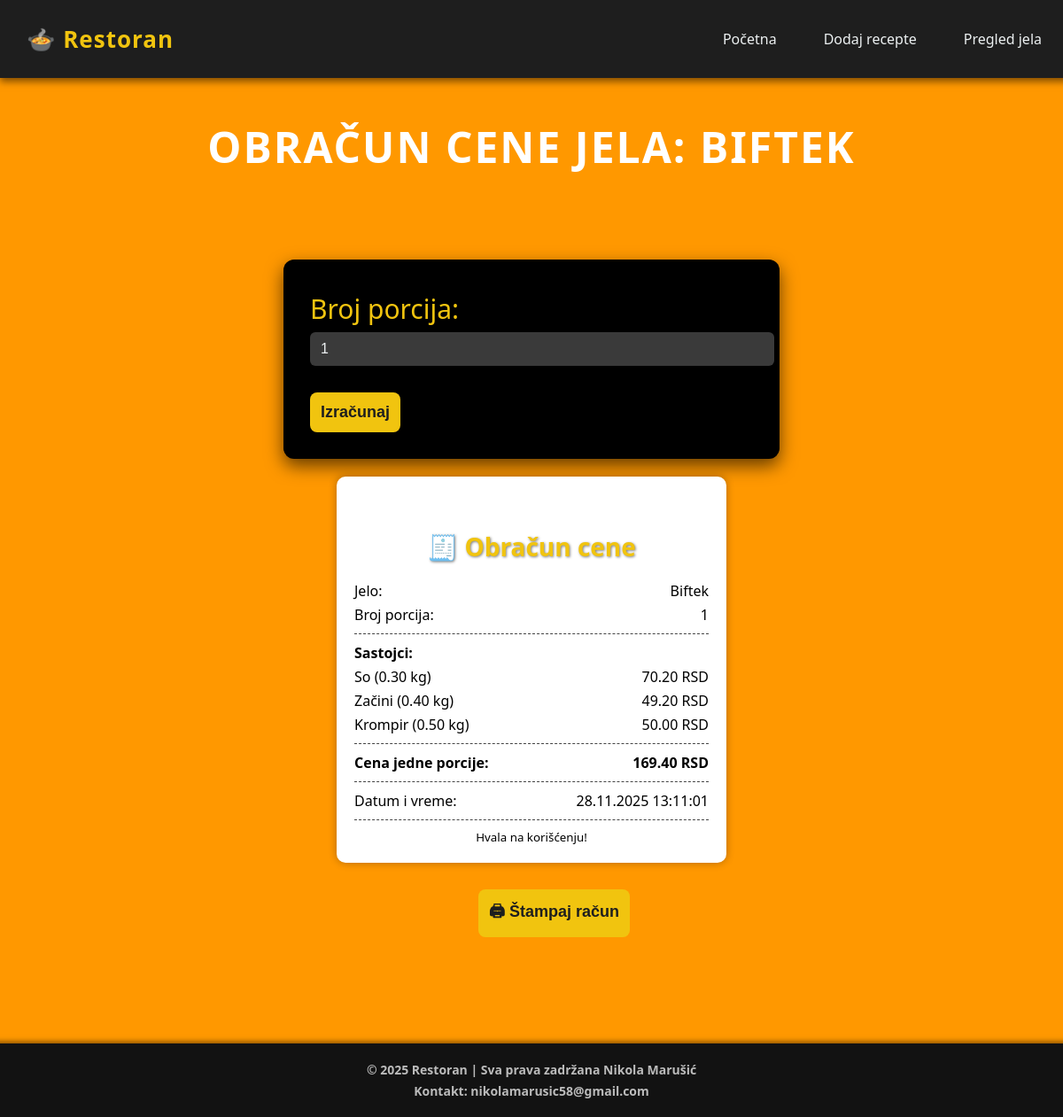
Page /stranice/obracun.php?id=3 on the committed database.
### tables this page shows
CREATE TABLE `jelo` (
  `id` int(11) NOT NULL,
  `naziv` varchar(100) NOT NULL,
  `opis` text DEFAULT NULL,
  `jedinica_mere` enum('porcija','kg','g','kom','l','ml') NOT NULL,
  `planirana_kolicina` decimal(10,2) NOT NULL
);

CREATE TABLE `receptura` (
  `id` int(11) NOT NULL,
  `jelo_id` int(11) NOT NULL,
  `artikal_id` int(11) NOT NULL,
  `jedinica` enum('kg','g','l','ml','kom') NOT NULL,
  `kolicina` decimal(10,2) NOT NULL,
  `cena` decimal(10,2) NOT NULL
);

CREATE TABLE `artikal` (
  `id` int(11) NOT NULL,
  `naziv` varchar(100) NOT NULL,
  `jedinica_mere` enum('kg','g','l','ml','kom') NOT NULL,
  `cena` decimal(10,2) NOT NULL
);

### stranice/obracun.php (the view, shortened to what this page needs)
<!DOCTYPE html>
<html lang="sr">
<head>
    <link rel="stylesheet" href="../css/style.css">
</head>
<body>
<nav class="navbar">
    <div class="logo">🍲 Restoran</div>
    <ul class="nav-links">
        <li><a href="../index.php">Početna</a></li>
        <li><a href="receptura.php">Dodaj recepte</a></li>
        <li><a href="pregled_i_izmena.php">Pregled jela</a></li>
    </ul>
</nav>
<?php
require_once "../baze/konekcija.php";
$jelo_id = $_GET['id'] ?? null;
$stmt = $conn->prepare("SELECT * FROM jelo WHERE id=?");
$stmt->bind_param("i", $jelo_id);
$stmt->execute();
$res_j = $stmt->get_result();
$jelo = $res_j->fetch_assoc();
$broj_por = $_POST['broj_por'] ?? 1;
$stmt2 = $conn->prepare("
    SELECT r.*, a.naziv as art_naziv
    FROM receptura r
    JOIN artikal a ON a.id=r.artikal_id
    WHERE r.jelo_id=?
");
$stmt2->bind_param("i", $jelo_id);
$stmt2->execute();
$res_s = $stmt2->get_result();
$sastojci = [];
$ukupan_trosak_po_por = 0;
while($row = $res_s->fetch_assoc()){
    $row['ukupan_po_por'] = $row['kolicina'] * $row['cena'];
    $sastojci[] = $row;
    $ukupan_trosak_po_por += $row['ukupan_po_por'];
}
$datum_vreme = date("d.m.Y H:i:s");
?>
<h1 class="main-title">Obračun cene jela: <?= htmlspecialchars($jelo['naziv']) ?></h1>
<form class="forma" method="POST" style="margin-bottom:20px;">
    <label>Broj porcija:</label>
    <input type="number" name="broj_por" value="<?= htmlspecialchars($broj_por) ?>" min="1">
    <button class="dugme" type="submit">Izračunaj</button>
</form>
<div id="receipt">
    <h2 style="text-align:center;">🧾 Obračun cene</h2>
    <div class="receipt-row">
        <span>Jelo:</span>
        <span><?= htmlspecialchars($jelo['naziv']) ?></span>
    </div>
    <div class="receipt-row">
        <span>Broj porcija:</span>
        <span><?= $broj_por ?></span>
    </div>
    <div class="line"></div>
    <div><strong>Sastojci:</strong></div>
    <?php foreach($sastojci as $s): ?>
        <div class="receipt-row">
            <span><?= htmlspecialchars($s['art_naziv']) ?> (<?= $s['kolicina'] ?> <?= $s['jedinica'] ?>)</span>
            <span><?= number_format($s['ukupan_po_por'],2) ?> RSD</span>
        </div>
    <?php endforeach; ?>
    <div class="line"></div>
    <div class="receipt-row">
        <strong>Cena jedne porcije:</strong>
        <strong><?= number_format($ukupan_trosak_po_por,2) ?> RSD</strong>
    </div>
    <div class="line"></div>
    <div class="receipt-row">
        <span>Datum i vreme:</span>
        <span><?= $datum_vreme ?></span>
    </div>
    <div class="line"></div>
    <small style="text-align:center; display:block;">Hvala na korišćenju!</small>
</div>
<div style="text-align:center; margin-top:30px;">
    <button id="racun" class="dugme" onclick="printReceipt()">🖨 Štampaj račun</button>
</div>
<footer class="footer">
    <div class="footer-content">
        <p>© 2025 Restoran | Sva prava zadržana Nikola Marušić</p>
        <p>Kontakt: nikolamarusic58@gmail.com</p>
    </div>
</footer>
</body>
</html>

### css/style.css (style rules this page uses)
.navbar { display: flex; justify-content: space-evenly; align-items: center; background-color: #1e1e1e; padding: 12px 30px; box-shadow: 0 4px 8px rgba(0,0,0,0.5); font-family: 'Segoe UI', Tahoma, Geneva, Verdana, sans-serif; position: fixed; top:0%; left: 0%; width: 100%; z-index: 1000; }
.navbar .logo { font-size: 26px; font-weight: bold; color: #f1c40f; letter-spacing: 1px; }
.navbar .nav-links { margin-left: auto; list-style: none; display: flex; gap: 25px; position: relative; right: 40px; }
.navbar .nav-links li a { text-decoration: none; color: #ecf0f1; font-weight: 500; padding: 8px 14px; border-radius: 6px; transition: background-color 0.3s, color 0.3s, transform 0.2s; }
.footer { background-color: #121212; color: #bbbbbb; padding: 15px 30px; text-align: center; font-family: 'Segoe UI', Tahoma, Geneva, Verdana, sans-serif; box-shadow: 0 -2px 6px rgba(0,0,0,0.5); margin: 0 !important; width: 100vw; position: relative; left: 50%; transform: translateX(-50%); }
html, body { margin: 0; padding: 0; }
.footer .footer-content p { margin: 5px 0; font-size: 14px; }
body { background-color: #ff9800;; padding-bottom: 80px; font-family: 'Segoe UI', Tahoma, Geneva, Verdana, sans-serif; margin: 0; padding: 0; overflow-x:hidden; }
h2 { text-align: center; margin: 40px 0 20px 0; font-size: 28px; color: #f1c40f; text-shadow: 1px 1px 3px rgba(0,0,0,0.5); }
.forma { max-width: 500px; margin: 200px auto 150px auto; background-color: #000000; padding: 30px; border-radius: 12px; box-shadow: 0 8px 20px rgba(0,0,0,0.6); transition: transform 0.3s ease, box-shadow 0.3s ease; }
label { display: block; margin-bottom: 6px; font-weight: 500; color: #f1c40f; transition: color 0.3s; font-size: 30px; }
input[type="text"], input[type="number"], textarea, select { width: 100%; padding: 10px 12px; margin-bottom: 20px; border-radius: 6px; border: none; outline: none; font-size: 16px; background-color: #3a3a3a; color: #ecf0f1; transition: background-color 0.3s, transform 0.2s; }
.dugme { display: block; padding: 12px; font-size: 18px; font-weight: bold; color: #1e1e1e; background-color: #f1c40f; border: none; border-radius: 8px; cursor: pointer; transition: background-color 0.3s, transform 0.2s, box-shadow 0.2s; }
ul, p { text-align: center; font-weight: 500; font-weight: bolder; }
ul li { margin: 5px 0; color: #ff0000; }
.main-title { font-size: clamp(36px, 5vw, 56px); font-weight: 900; color: #0a0a0a; line-height: 1.1; position: relative; top:100px; }
.main-title { font-size: 48px; color: #fff; text-align: center; margin-top: 40px; letter-spacing: 2px; text-transform: uppercase; display: flex; justify-content: center; align-items: center; gap: 15px; animation: fadeInDown 1s ease-out; }
.receipt-row { display: flex; justify-content: space-between; margin: 6px 0; }
#racun { margin-bottom: 10%; position: relative; left:45%; }
label { display:block; margin-top:5px; }
input, select { margin-bottom:2px; }
button { margin-top:10px; }
#receipt { max-width: 400px; margin: auto; background: #fff; padding: 20px; border-radius: 10px; box-shadow: 0 0 10px rgba(0,0,0,0.3); }
.receipt-row { display:flex; justify-content:space-between; margin:5px 0; }
.line { border-bottom:1px dashed #444; margin:10px 0; }

### rows in the picture
jelo: naziv "BIFTEK", naziv "Biftek"
receptura: artikal.naziv "So", kolicina "0.30", jedinica "kg", ukupan_po_por "70.20"
receptura: artikal.naziv "Začini", kolicina "0.40", jedinica "kg", ukupan_po_por "49.20"
receptura: artikal.naziv "Krompir", kolicina "0.50", jedinica "kg", ukupan_po_por "50.00"

### other values in the picture
$broj_por "1"
$ukupan_trosak_po_por "169.40"
